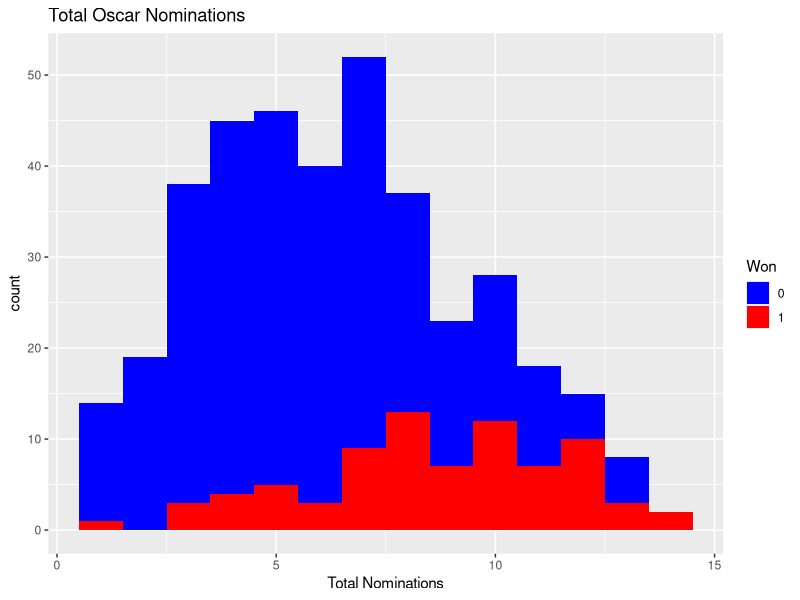

Reproduce this figure in R.
## ---- chunk 1
knitr::opts_chunk$set(echo = TRUE)
## ---- chunk 2
library(tidyverse)
## ---- chunk 3
oscars <- read_csv("data/oscars.csv")
director_noms <- oscars %>%
  filter(DD == 1, Year != 2006) %>%
  rename(win = Ch) %>%
mutate(win = ifelse(win==1, 1, 0))
# win is 1 if a win, 0 if loss
## ---- chunk 4
ggplot(data = director_noms, aes(x = Nom, fill = as.character(win))) + geom_histogram(binwidth = 1) + 
  labs(title = "Total Oscar Nominations", x = "Total Nominations")  + 
  scale_fill_manual(name = "Won", values = c("blue", "red"))
## ---- chunk 5
#Total nominations matter a lot
director_noms %>%
  group_by(win) %>%
  summarise(mean_noms = mean(Nom),
            Q1_noms = quantile(Nom, c(0.25)),
            Q3_noms = quantile(Nom, c(0.75)))

# Best picture matters a lot
director_noms %>%
  group_by(win) %>%
  summarise(total = n(), total_best_picture = length(Pic[Pic == 1]),
            prop_picture = total_best_picture/total)

# Male leads matter a lot
director_noms %>%
  group_by(win) %>%
  summarise(total = n(), prop_at_least_1_male_lead = length(Aml[Aml>=1])/n(),
            std_dev_male_lead = sd(Aml))

# Female leads matter less
director_noms %>%
  group_by(win) %>%
  summarise(total = n(), prop_at_least_1_female_lead = length(Afl[Afl>=1])/n(),
            std_dev_male_lead = sd(Afl))

# Difference in both male and female supporting actors
director_noms %>%
  group_by(win) %>%
  summarise(prop_at_least_1_male_support = length(Ams[Ams>=1])/n(),
            std_dev_male_support= sd(Ams))

director_noms %>%
  group_by(win) %>%
  summarise(prop_at_least_1_female_support = length(Afs[Afs>=1])/n(),
            std_dev_male_lead = sd(Afs))


## ---- chunk 6
director_noms %>%
  group_by(win) %>%
  summarise(prop_screenplay_nom = length(Scr[Scr==1])/n())

director_noms %>%
  group_by(win) %>%
  summarise(prop_cinematography_nom = length(Cin[Cin==1])/n())

director_noms %>%
  group_by(win) %>%
  summarise(prop_art_nom = length(Art[Art==1])/n())

director_noms %>%
  group_by(win) %>%
  summarise(prop_costum_nom = length(Cos[Cos==1])/n())

director_noms %>%
  group_by(win) %>%
  summarise(prop_score_nom = length(Sco[Sco==1])/n())

